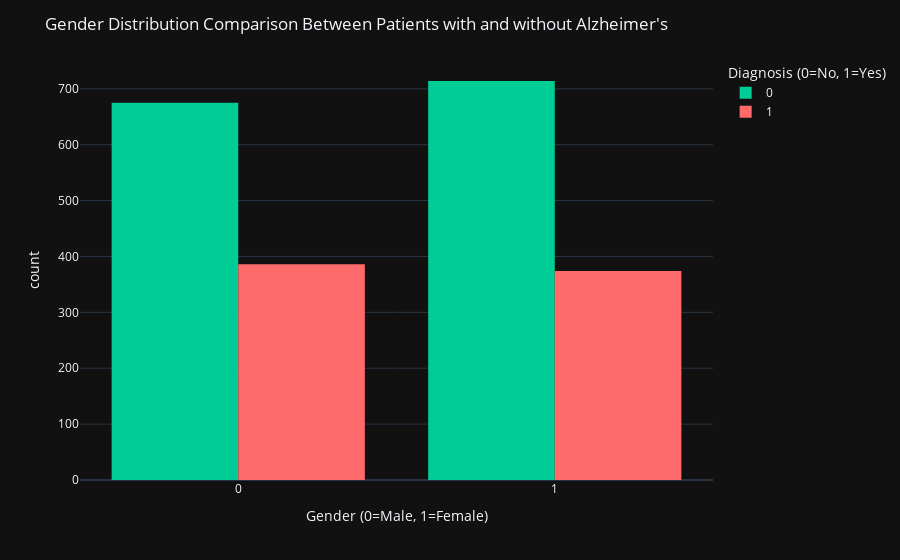

The code cell stored with this chart in its notebook:
### Markdown cell above
>**Interpretation**: The age distribution shows that patients with Alzheimer's are at Age 61 and without Alzheimer's are at Age 72 years old. There is a noticeable difference in the number of Alzheimer's patients in various age groups.

### Code cell
# Compare Gender distribution between patients with and without Alzheimer's?
fig = px.histogram(data, x='Gender', color='Diagnosis', barmode='group', labels={'Gender':'Gender (0=Male, 1=Female)', 'Diagnosis':'Diagnosis (0=No, 1=Yes)'}, template="plotly_dark", color_discrete_map={0: '#00CC96', 1: '#FF6B6B'})
fig.update_layout(title="Gender Distribution Comparison Between Patients with and without Alzheimer's")
fig.show()

### Figure 1 — Plotly figure (JSON) as saved in the notebook; plotly's stock layout.template omitted (floating-point values rounded to 4 significant figures; data arrays with more than 128 entries replaced by an {"elided": "..."} marker saying what was removed)
{"data": [{"alignmentgroup": "True", "bingroup": "x", "hovertemplate": "Diagnosis (0=No, 1=Yes)=0<br>Gender (0=Male, 1=Female)=%{x}<br>count=%{y}<extra></extra>", "legendgroup": "0", "marker": {"color": "#00CC96", "pattern": {"shape": ""}}, "name": "0", "offsetgroup": "0", "orientation": "v", "showlegend": true, "type": "histogram", "x": {"elided": "1389 int values"}, "xaxis": "x", "yaxis": "y"}, {"alignmentgroup": "True", "bingroup": "x", "hovertemplate": "Diagnosis (0=No, 1=Yes)=1<br>Gender (0=Male, 1=Female)=%{x}<br>count=%{y}<extra></extra>", "legendgroup": "1", "marker": {"color": "#FF6B6B", "pattern": {"shape": ""}}, "name": "1", "offsetgroup": "1", "orientation": "v", "showlegend": true, "type": "histogram", "x": {"elided": "760 int values"}, "xaxis": "x", "yaxis": "y"}], "layout": {"barmode": "group", "legend": {"title": {"text": "Diagnosis (0=No, 1=Yes)"}, "tracegroupgap": 0}, "margin": {"t": 60}, "title": {"text": "Gender Distribution Comparison Between Patients with and without Alzheimer's"}, "xaxis": {"anchor": "y", "domain": [0, 1], "title": {"text": "Gender (0=Male, 1=Female)"}}, "yaxis": {"anchor": "x", "domain": [0, 1], "title": {"text": "count"}}}}
